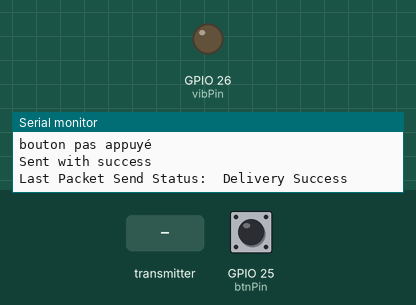
Simulated run of this program. Board: ESP32. On the bench: output pins drawn as LEDs (lit = HIGH), the last lines printed to the serial monitor. The inputs (shaded band) are chosen by the test bench; at power-on: GPIO 25 (btnPin) LOW. A WiFi scan finds three made-up networks.

Above: at 3.2 s.
3.3 s: GPIO 25 (btnPin) pulled HIGH for 1 s
5.8 s: the transmitter starts sending boardId = 0
7.3 s: the transmitter starts sending boardId = 1
9.3 s: the transmitter starts sending bool0 = 1
At 10.5 s:
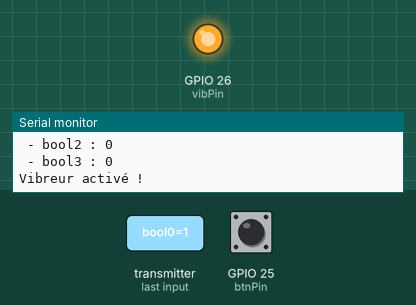
10.8 s: the transmitter starts sending bool0 = 0
At 11.6 s:
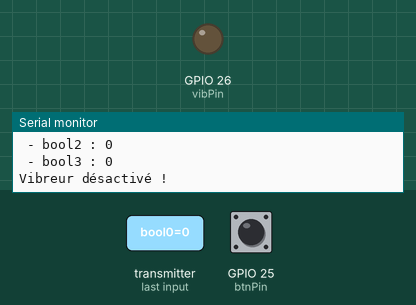
Timing chart, 0 to 13.3 s (numbered marks = the images above; inputs shaded):
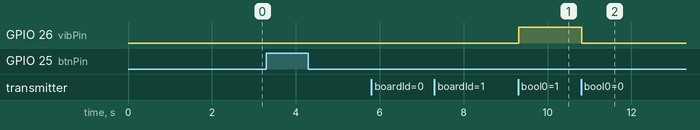

Measured:
- after the input at 9.3 s, GPIO 26 (vibPin): LOW → HIGH at once
- after the input at 10.8 s, GPIO 26 (vibPin): HIGH → LOW at once

The program:

main.cpp
```cpp
///////////////////////////////////////////CODE PROF//////////////////////////////////////////////

/*********
  Rui Santos & Sara Santos - Random Nerd Tutorials
  Complete project details at https://RandomNerdTutorials.com/
  Permission is hereby granted, free of charge, to any person obtaining a copy of this software and associated documentation files.
  The above copyright notice and this permission notice shall be included in all copies or substantial portions of the Software.
   - adapted by A.Combes ISIS 26.1.2025, also inspired by https://wolles-elektronikkiste.de/en/esp-now
*********/
#include <esp_now.h>
#include <esp_wifi.h>
#include <WiFi.h>

#define BOARD_ID 1

// Wifi Access Point SSID
const char *ssid = "iot";

unsigned long previousMillis = 0; // Stores last time temperature was published
const long interval = 2000;       // Interval at which to publish sensor readings
unsigned int readingId = 0;

// TODO : change variables below according to project needs
const int vibPin = 26;    // Pin du vibreur
const int btnPin = 25;    // Pin du bouton
bool vibreurEtat = false; // État du vibreur (initialement éteint)

// MAC Address of the sink
// TODO : enter your sink MAC address here
uint8_t broadcastAddress[] = {0x24, 0xDC, 0xC3, 0x14, 0x3D, 0x6C};
esp_now_peer_info_t peerInfo;

// ================================================================================================
// DATA STRUCTURES DEFINITION FOR ESPNOW COMMUNICATION
// (Can be modified according to your needs, warning : must be identical on mote and sink)
//
// Create structure to exchange data through ESP-NOW : Mote->Sink
typedef struct struct_mote2sinkMessage
{
  int boardId;
  int readingId;
  int timeTag;
  float data0;
  float data1;
  float data2;
  float data3;
  float data4;
  float data5;
  float data6;
  bool bool0;
  bool bool1;
  bool bool2;
  bool bool3;
  char text[64];
} struct_mote2sinkMessage;
// Create a struct_message
struct_mote2sinkMessage espNow_moteData;

// Create structure to exchange data through ESP-NOW : Sink->Mote
typedef struct struct_sink2moteMessage
{
  int boardId;
  float data0;
  float data1;
  bool bool0;
  bool bool1;
  bool bool2;
  bool bool3;
  char text[64];
} struct_sink2moteMessage;
struct_sink2moteMessage espNow_incomingMessage;

// ================================================================================================
// Sensor readings :
// TODO : the functions below are examples, adapt to project needs

float floatMap(float x, float in_min, float in_max, float out_min, float out_max)
{
  return (x - in_min) * (out_max - out_min) / (in_max - in_min) + out_min;
}

// ================================================================================================
// Functions for ESP NOW communications
//
// Callback function that will be executed when data is received (sink -> mote)
void espNowOnDataRecv(const uint8_t *mac_addr, const uint8_t *incomingData, int len)
{
  // Copies the sender mac address to a string
  char macStr[18];
  Serial.print("Packet received from MAC = ");
  snprintf(macStr, sizeof(macStr), "%02x:%02x:%02x:%02x:%02x:%02x",
           mac_addr[0], mac_addr[1], mac_addr[2], mac_addr[3], mac_addr[4], mac_addr[5]);
  Serial.print(macStr);
  Serial.print(", length = ");
  Serial.print(len);
  Serial.println(" Bytes");
  memcpy(&espNow_incomingMessage, incomingData, sizeof(espNow_incomingMessage));
  Serial.print(" - boardID : ");
  Serial.println(espNow_incomingMessage.boardId);
  Serial.print(" - data0 : ");
  Serial.println(espNow_incomingMessage.data0);
  Serial.print(" - data1  : ");
  Serial.println(espNow_incomingMessage.data1);
  Serial.print(" - bool0 (vibreur) : ");
  Serial.println(espNow_incomingMessage.bool0);
  Serial.print(" - bool1 : ");
  Serial.println(espNow_incomingMessage.bool1);
  Serial.print(" - bool2 : ");
  Serial.println(espNow_incomingMessage.bool2);
  Serial.print(" - bool3 : ");
  Serial.println(espNow_incomingMessage.bool3);

  // Make a local copy of last received board data
  if (espNow_incomingMessage.boardId != BOARD_ID)
  {
    Serial.println("Message does not correspond to this board Id");
    return;
  }

  ////// MESSAGE RECU PAR LE SINK POUR METTRE LE VIBREUR OFF////

  // Serial.println("Message reçu du Sink");
  // if (espNow_incomingMessage.bool1 == 0)
  // {
  //   Serial.println("Désactive le vibreur maintenant !");
  //   digitalWrite(vibPin, LOW); // Désactive le vibreur
  // }

  // Si l'état du vibreur est "on" ou "off" dans la donnée reçue
  if (espNow_incomingMessage.bool0 == 1)
  {
    Serial.println("Vibreur activé !");
    digitalWrite(vibPin, HIGH); // Active le vibreur
  }
  else
  {
    Serial.println("Vibreur désactivé !");
    digitalWrite(vibPin, LOW);
  }
}

// Callback when data is sent  (mote -> sink)
void espNowOnDataSent(const uint8_t *mac_addr, esp_now_send_status_t status)
{
  Serial.print("\r\nLast Packet Send Status:\t");
  Serial.println(status == ESP_NOW_SEND_SUCCESS ? "Delivery Success" : "Delivery Fail");
}

int32_t getWiFiChannel(const char *ssid)
{
  if (int32_t n = WiFi.scanNetworks())
  {
    for (uint8_t i = 0; i < n; i++)
    {
      if (!strcmp(ssid, WiFi.SSID(i).c_str()))
      {
        return WiFi.channel(i);
      }
    }
  }
  return 0;
}

// ================================================================================================
// Setup and Loop functions below
//
void setup()
{
  // Init Serial Monitor
  Serial.begin(115200);

  // TODO : Here perform setup of hardware which is connected to sink (RFID, dht, LEDs, etc.), if needed
  pinMode(vibPin, OUTPUT); // Pin pour le vibreur
  pinMode(btnPin, INPUT);  // Pin pour le bouton

  //-----------------------------------------------------------
  // Settings for Wifi configuration

  // Set device as a Wi-Fi Station and set channel
  WiFi.mode(WIFI_STA);
  Serial.print("MAC Address: ");
  Serial.println(WiFi.macAddress());
  int32_t channel = getWiFiChannel(ssid);
  WiFi.printDiag(Serial); // Uncomment to verify channel number before
  esp_wifi_set_promiscuous(true);
  esp_wifi_set_channel(channel, WIFI_SECOND_CHAN_NONE);
  esp_wifi_set_promiscuous(false);
  WiFi.printDiag(Serial); // Uncomment to verify channel change after

  //-----------------------------------------------------------
  // Settings for ESP NOW configuration
  //
  // Init ESP-NOW
  if (esp_now_init() != ESP_OK)
  {
    Serial.println("Error initializing ESP-NOW");
    return;
  }

  // Once ESPNow is successfully Init, we will register for Send CB to
  // get the status of Transmitted packet and get recv packer info
  esp_now_register_send_cb(espNowOnDataSent);
  esp_now_register_recv_cb(esp_now_recv_cb_t(espNowOnDataRecv));

  // Register peer (sink)
  memcpy(peerInfo.peer_addr, broadcastAddress, 6);
  peerInfo.channel = 0;
  peerInfo.encrypt = false;

  // Add peer
  if (esp_now_add_peer(&peerInfo) != ESP_OK)
  {
    Serial.println("Failed to add peer");
    return;
  }
}

// TODO : Modify code below according to project needs, the following is
// only an example (simulation of temperature and humidity)
void loop()
{
  //   if (digitalRead(btnPin) == HIGH)  // Si le bouton est appuyé
  // {
  //   Serial.println("bouton appuyé");
  //   vibreurEtat = false;  // l'état du vibreur à stop
  //   digitalWrite(vibPin, vibreurEtat);  // Allume ou éteint le vibreur
  //   espNow_incomingMessage.bool0 == 0;
  //   Serial.println(vibreurEtat ? "Vibreur ON" : "Vibreur OFF");

  // }
  unsigned long currentMillis = millis();
  if (currentMillis - previousMillis >= interval)
  {
    // Save the last time a new reading was published
    previousMillis = currentMillis;
    espNow_moteData = {};
    boolean alarme = false;
    // Set values to send
    espNow_moteData.boardId = BOARD_ID;
    espNow_moteData.readingId = readingId++;
    espNow_moteData.timeTag = currentMillis;
    if (digitalRead(btnPin) == HIGH) // Si le bouton est appuyé
    {
      // digitalWrite(vibPin, LOW);
      espNow_moteData.bool1 = 1;
      Serial.println("bouton appuyé");

      // espNow_moteData.bool1 = 1;
    }
    else
    {
      espNow_moteData.bool1 = 0;
      // espNow_moteData.bool1 = 0;
      Serial.println("bouton pas appuyé");
    }

    espNow_moteData.readingId = readingId++;
    char textMsg[] = "Hi Sink, here's my data for you: ";
    memcpy(&espNow_moteData.text, textMsg, sizeof(textMsg));

    // Send message via ESP-NOW
    esp_err_t result = esp_now_send(broadcastAddress, (uint8_t *)&espNow_moteData, sizeof(espNow_moteData));

    if (result == ESP_OK)
    {
      Serial.println("Sent with success");
    }
    else
    {
      Serial.println("Error sending the data");
    }

  }
}
```
